Frame 1 (no input): blank canvas, image omitted
Frame 60 (no input): blank canvas, image omitted
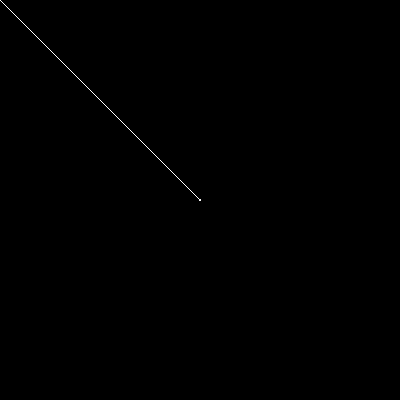
Frame 120 (the mouse pressed at the canvas centre since frame 60)

The p5.js sketch whose frames 1 and 60 were blank and that drew this single picture after the mouse press (run headless with seeded random() and noise() and a simulated clock; from frame 60 on, the mouse is pressed at the canvas centre):

// p5.js sketch
// ── sketch.js
// var x,y;

// function setup(){
//   createCanvas(400,400);

  
// }
// function draw(){
//   background(0);
  
//   x = mouseX;
//   y = mouseY;

//   if(mouseIsPressed){
//     stroke("white");
//     strokeWeight(3);
//     line(x,y,x+100,y+100);
//     console.log("check");
//   }
// }


var x, y;

function setup() {
  createCanvas(400, 400);
  background(0);
}

function draw() {
  x = mouseX;
  y = mouseY;
  stroke(255);


  if (mouseIsPressed) {
    line(x,y,pmouseX,pmouseY)
    // ellipseMode(CENTER); 
    //   fill(255); 
    //   ellipse(x,y, 10, 10)     
  }
  
}
